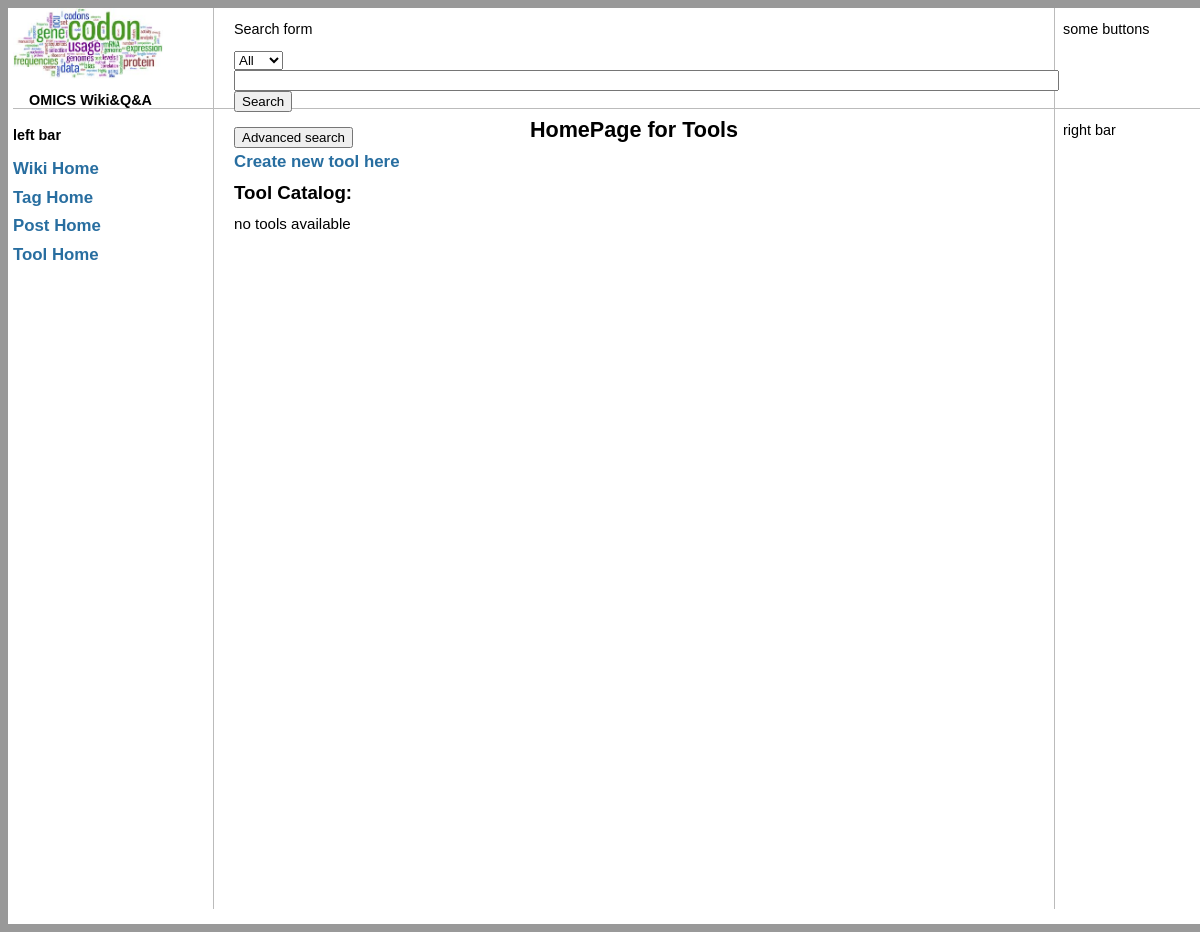
/tools/, run on an earlier commit of the app's database.
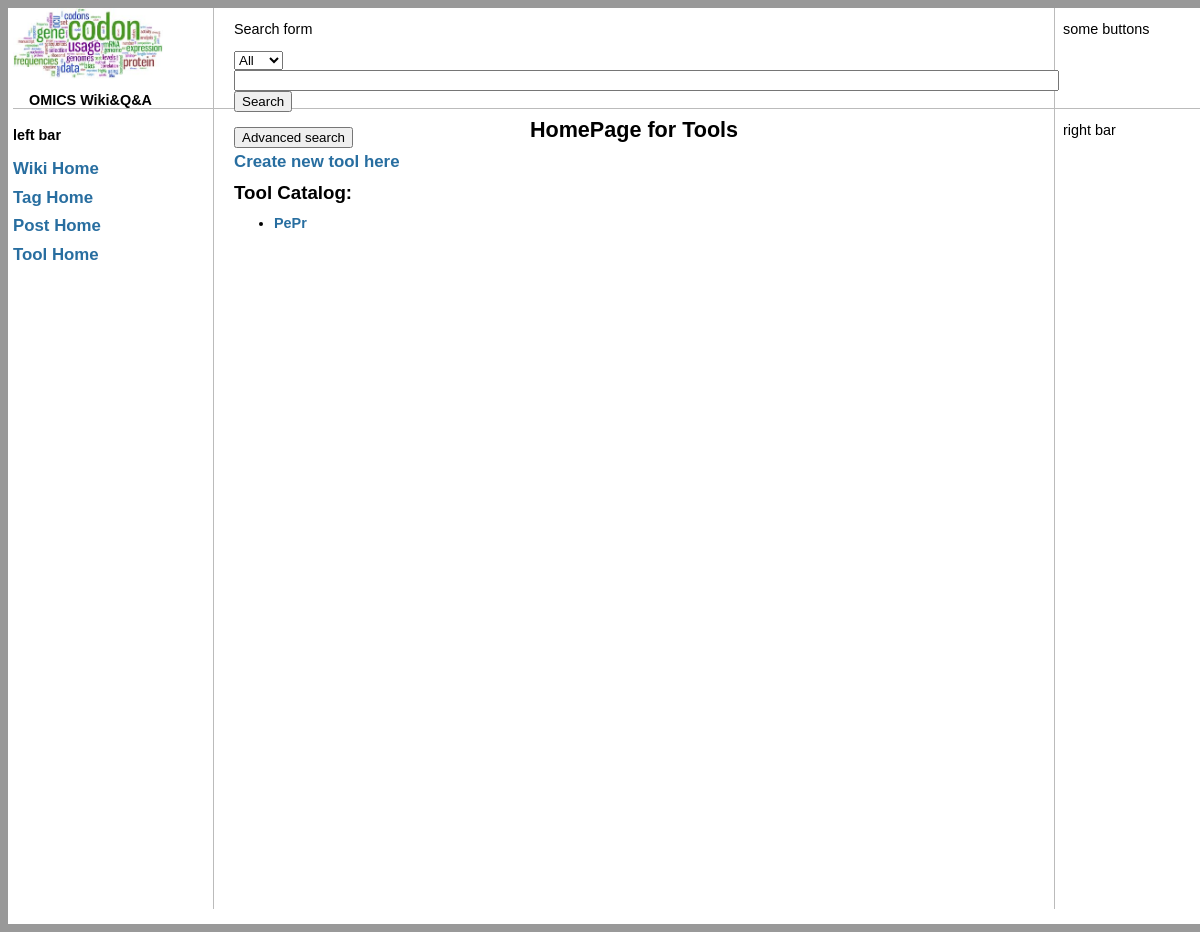
And on a later commit of the database.
### tool_wiki/models.py (models this page shows, shortened)
class Tool(Page):
    author = models.CharField(max_length=100)
    author_email = models.EmailField(blank=True)
    version = models.CharField(max_length=100,blank=True)
    first_release_date = models.DateField(blank=True)
    latest_release_date = models.DateField(blank=True)
    maintained = models.NullBooleanField(blank=True)
    created = models.DateTimeField()
    last_modified = models.DateTimeField()

### wiki/models.py (models this page shows, shortened)
class Page(models.Model):
    title = models.CharField(max_length=255)
    tags = models.ManyToManyField(Tag)
    content = models.TextField(blank=True)

### tool_wiki/views.py (the view)
class IndexView(ListView):
    model = Tool
    template_name = "tool_wiki/index.html"
    context_object_name = "tool_list"

### templates/tool_wiki/index.html
{% extends 'base.html' %}
{% block content %}
<h1> HomePage for Tools</h1>
<h3> <a href = "{% url 'tools:tool-new' %}"> Create new tool here </a> </h3>
<h2> Tool Catalog: </h2>
{% if tool_list %}
<ul>
{% for tool in tool_list %}
<li> <a href= "{% url 'tools:tool-detail' tool.id %}" >{{ tool.title }} </a></li>
{% endfor %}
</ul>
{% else %}
<p> no tools available </p>
{% endif %}
{% endblock content %}

What changed in the data, as far as the page shows it:
added Tool: title "PePr"
Also different on the page:
text no longer shown: "no tools available"
